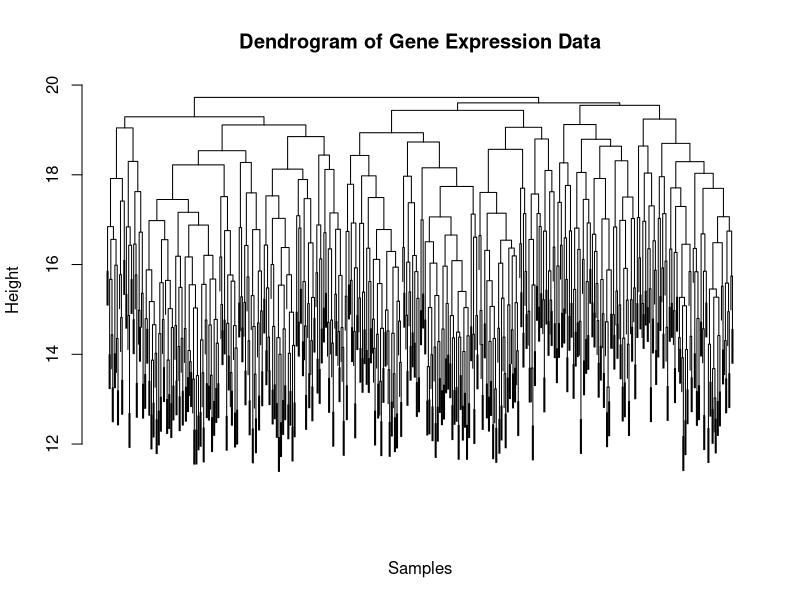

Write the R code that produced this figure.
# Generate a synthetic gene expression dataset
set.seed(131)
gene_expression <- matrix(rnorm(1000), nrow = 131, ncol = 600)
rownames(gene_expression) <- paste0("Gene", 1:131)
colnames(gene_expression) <- paste0("Sample", 1:600)

# View the first few rows of the dataset
head(gene_expression)

# Compute the distance matrix
dist_matrix <- dist(t(gene_expression))  # Transpose to cluster samples

# Perform hierarchical clustering using complete linkage
hclust_complete <- hclust(dist_matrix, method = "complete")

# Plot the dendrogram
plot(hclust_complete, labels=FALSE, main = "Dendrogram of Gene Expression Data", xlab = "Samples", sub = "", cex = 0.9)
